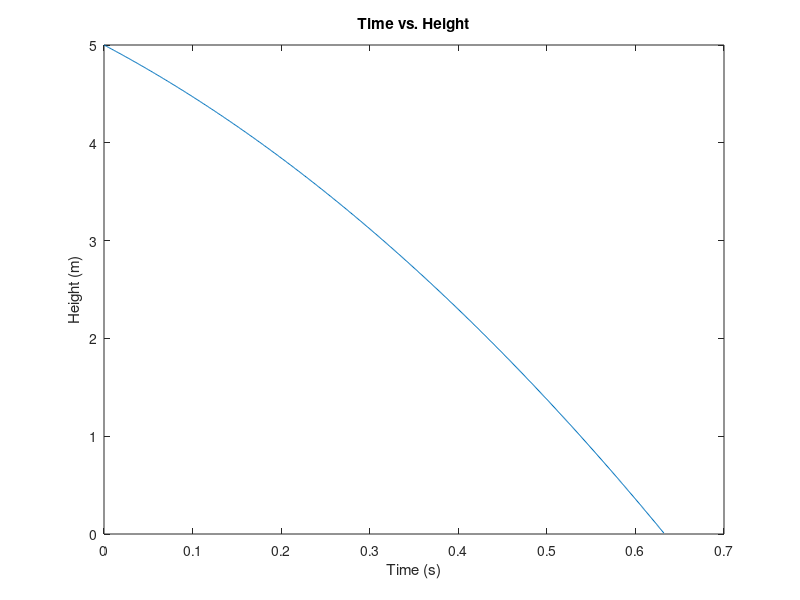

MATLAB code for this plot:
% Coleman Lyski
%
% September 20, 2016
%
% HW 3: Simple Harmonic Motion
%% Problem 1
clear; close all; home;
A = input('Enter initial displacement of mass (m) = ');
K = input('Enter spring constant (N/m) = ');
M = input('Enter mass of suspended mass and spring (kg) = ');
f = (sqrt(K/M))/2*pi;
T = 1/f;
fprintf('\nThe frequency is %0.4f (Hz)',f);
fprintf('\nThe period is %0.4f (s)', T);
t = 0:0.0001:3*T;
p = A*cos(sqrt(K/M).*t);
% fprintf('\n\nThe position is %0.4f (m)', p);
v = -A*sqrt(K/M)*sin(sqrt(K/M).*t);
% fprintf('\nThe velocity is %0.4f (m/s)', v);
KE = (1/2)*M.*v.^2;
% fprintf('\nThe KE is %0.4f (J)', KE);
PE = (1/2)*M.*p.^2;
% fprintf('\nThe PE is %0.4f (J)', PE);
figure(1)
clf
subplot(2,2,1)
plot(t,p)
xlabel('Time (s)')
ylabel('Position (m)')
title('Time vs. Position')
subplot(2,2,2)
plot(t,v)
xlabel('Time (s)')
ylabel('Velocity (m/s)')
title('Time vs. Velocity')
subplot(2,2,3)
plot(t,KE)
xlabel('Time (s)')
ylabel('KE (J)')
title('Time vs. KE')
subplot(2,2,4)
plot(t,PE)
xlabel('Time (s)')
ylabel('PE (J)')
title('Time vs. PE')
%
%% Problem 2
clear; close all; home;
g = 9.81
v0 = input('Enter launch velocity (m/s) = ');
theta = input('Enter launch angle in degrees (theta) = ');
y0 = input('Enter initial launch height (m) = ');
x0 = 0;
Tmax = (v0*sin(theta))/g;
ymax = ((-1/2)*g*Tmax^2)+(v0*sin(theta)*Tmax)+(y0);
Timpact = ((v0*sin(theta))/g)+(sqrt((v0*sin(theta))^2+2*g*y0)/g);
fprintf('\n\nThe time when the projectile reaches its maximum height is %0.2f (s)', Tmax);
fprintf('\nThe maximum height is %0.2f (m)', ymax);
fprintf('\nThe time of impact is %0.2f (s)', Timpact);
t = 0:0.001:Timpact;
y = ((-1/2)*g.*t.^2)+(v0*sin(theta).*t)+(y0);
figure(1)
clf
plot(t,y)
xlabel('Time (s)')
ylabel('Height (m)')
title('Time vs. Height')

















